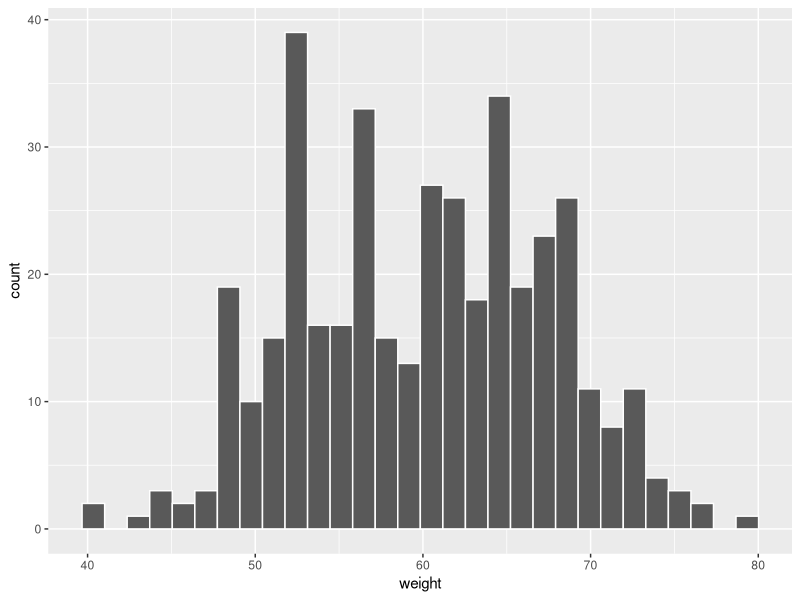
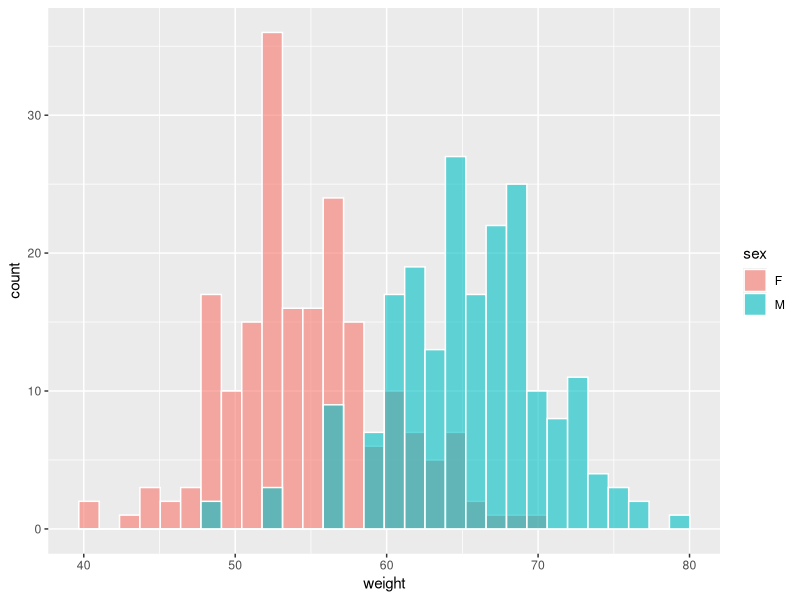
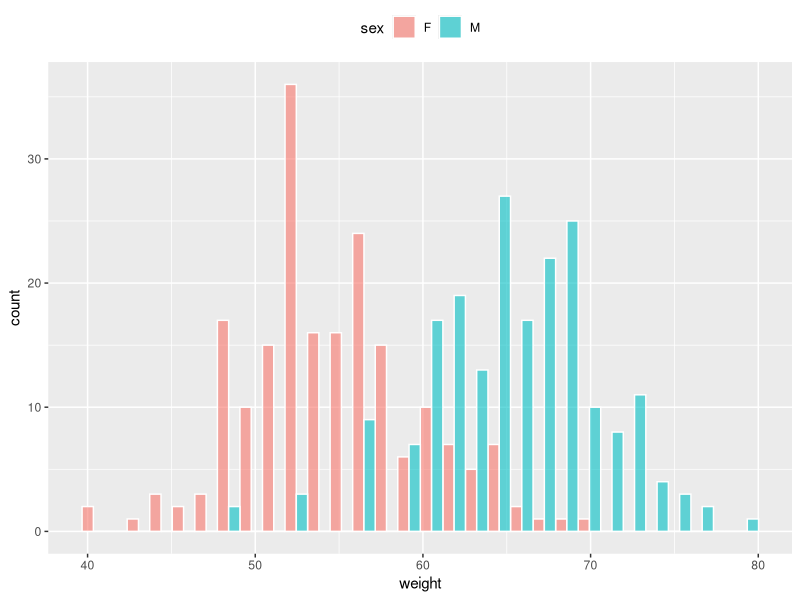
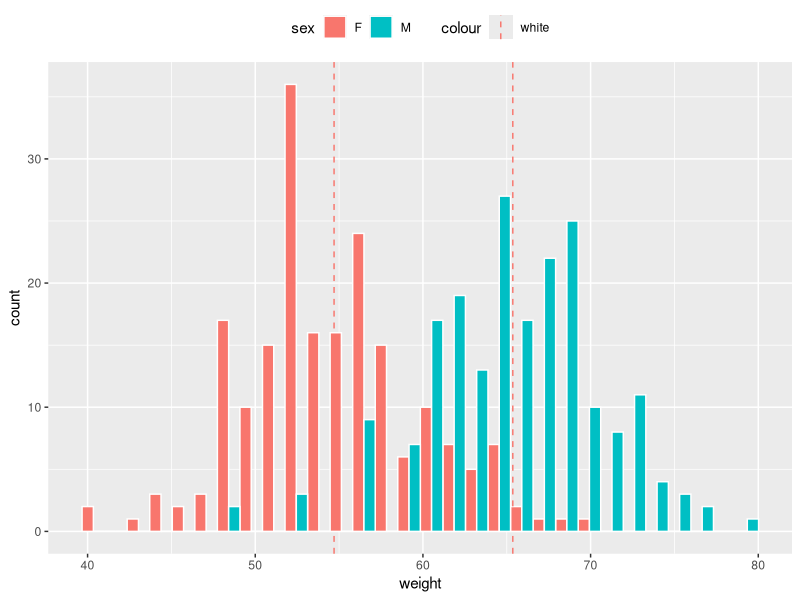
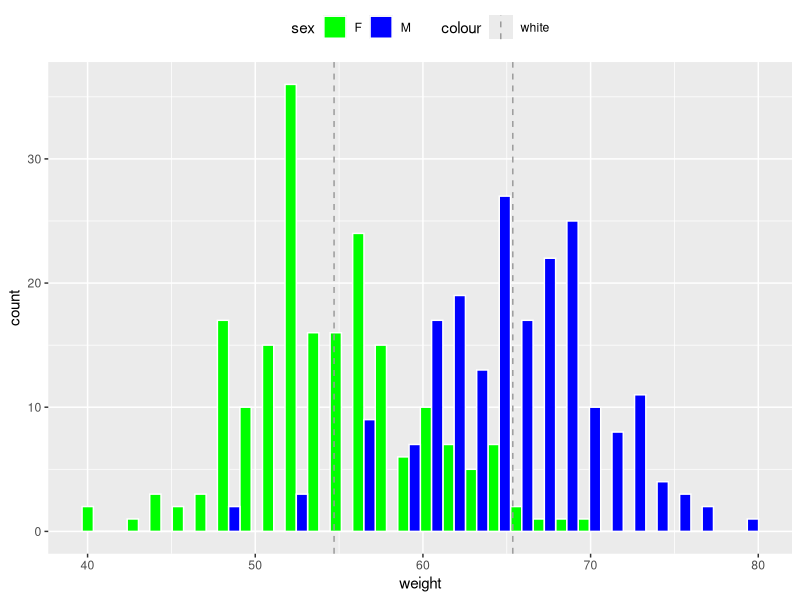
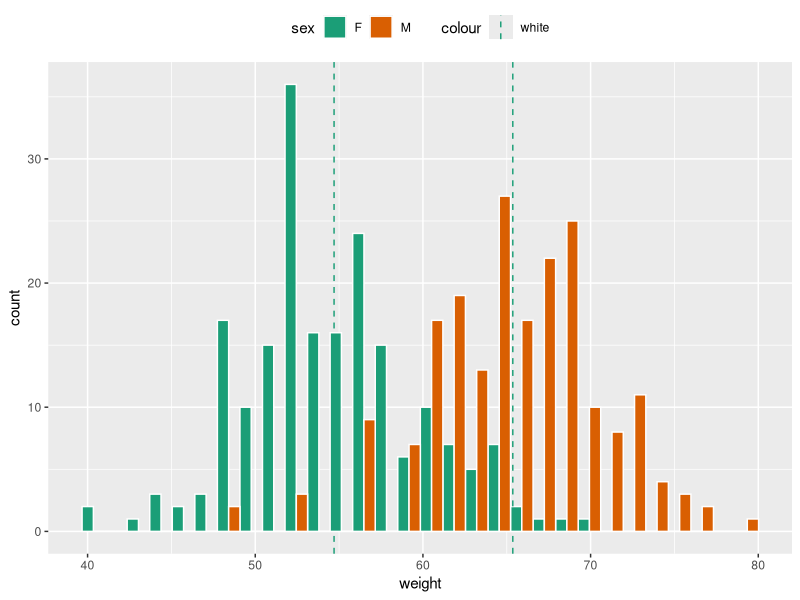
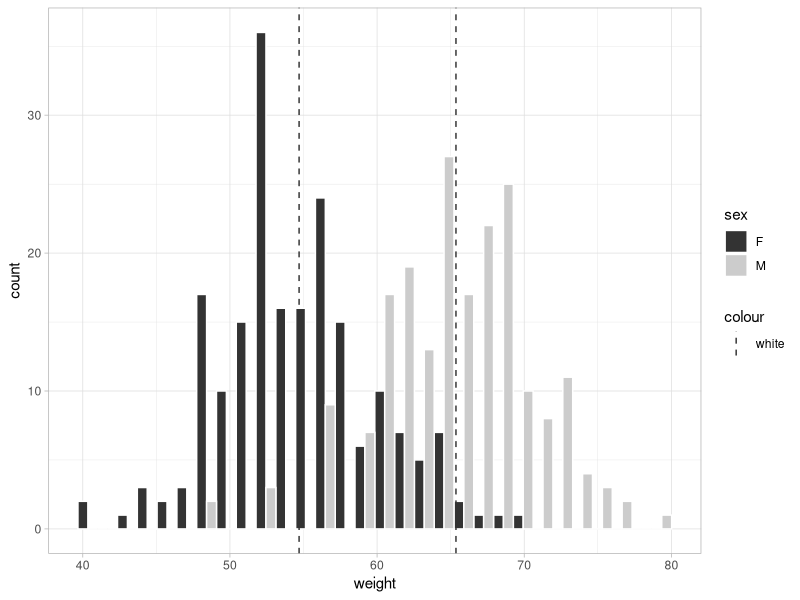

Here is the R script that generated these plots, in order:
# Importing the dataset
dataset = read.csv("data.csv")

# Importing the library
library(ggplot2)

# creating the basic historam
ggplot(dataset, aes(x=weight))+
  geom_histogram(color = "white") # boundary color

# changing histogram plot line colors by groups
ggplot(dataset, aes(x=weight, fill = sex))+
  geom_histogram(color = "white", alpha = 0.6,
                 position = "identity")
# we can change the position adjustment to use for lapping points on the layer
# possible values for the argument position are "identity","stack","dodge". Default is "stack"

# Interleaved histogram
ggplot(dataset, aes(x=weight, fill = sex))+
  geom_histogram(color = "white", alpha = 0.6,
                 position = "dodge") +
  theme(legend.position = "top")
  
# the plyr package is used to calculate the mean weight of each group
install.packages("plyr")
library(plyr)
group_means = ddply(dataset, "sex",
                    summarise, grp.mean = mean(weight))
group_means

# adding mean lines
myplot = ggplot(dataset, aes(x=weight, fill = sex))+
  geom_histogram(color = "white", alpha = 1,
                 position = "dodge") +
  geom_vline(data = group_means, aes(xintercept = 
                                       grp.mean, color ="white"), 
             linetype = "dashed") +
  theme(legend.position = "top")
myplot

# using custom color palettes
myplot + scale_color_manual(values = c("#999999", "orange")) +
  scale_fill_manual(values = c("green", "blue"))

# using color brewer color palettes
myplot + scale_color_brewer(palette = "Dark2") + 
  scale_fill_brewer(palette = "Dark2")

# using a grey scale
myplot + scale_color_grey() + 
  scale_fill_grey() +
  theme_light()
